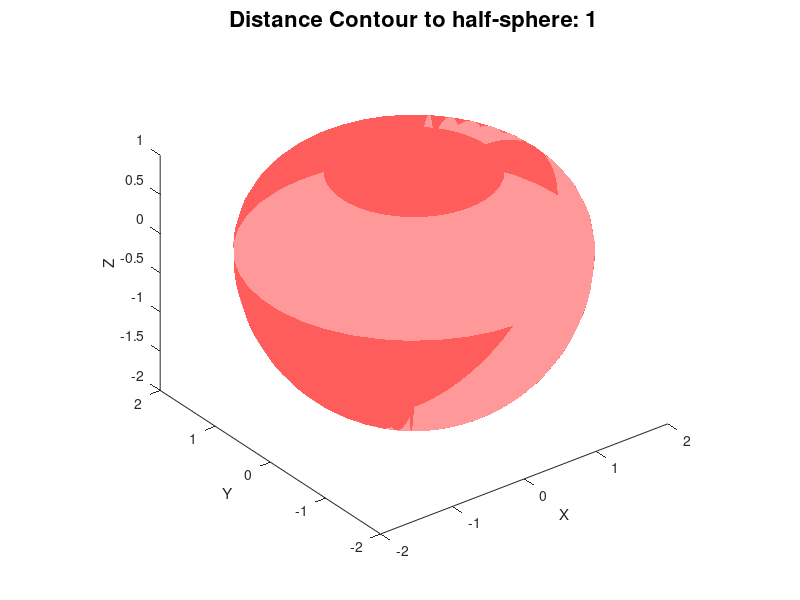

The MATLAB script that drew this image:
%quarter-torus
R = 1;  %radius of half-sphere
r = 1; %inner radius of torus

Nth = 30;
Nphi = 40;

% phi = linspace(4*pi/2, 3*pi, Nphi);
phi = linspace(0, 2*pi, Nphi);  %perimiter
% theta = linspace(0, 2*pi, Nth); %azimuth
theta = linspace(0, pi/2, Nth);

[Phi, Theta] = meshgrid(phi, theta);

%
X_torus = (R+r.*cos(Theta)).*cos(Phi);
Y_torus = (R+r.*cos(Theta)).*sin(Phi);
Z_torus = r.*sin(Theta);

X_sphere = (R+r)*cos(Theta).*cos(Phi);
Y_sphere = (R+r)*cos(Theta).*sin(Phi);
Z_sphere = -(R+r)*sin(Theta);

rscale = R/(R+r);
circ = R*[cos(phi); sin(phi)];
z_circ = r * ones(size(phi));
% [X_torus, Y_torus, Z_torus] = pol2cart(Theta, Phi, Z_top);

figure(1)
clf

hold on
falpha = 0.4;
%distance contour
surf(X_torus, Y_torus, Z_torus, 'FaceColor', 'r', 'FaceAlpha', falpha, 'edgecolor', 'none');
surf(X_sphere, Y_sphere, Z_sphere, 'FaceColor', 'r', 'FaceAlpha', falpha, 'edgecolor', 'none');
%

patch('XData', circ(1,:), 'YData', circ(2, :), 'ZData', z_circ, 'FaceColor', 'r', 'FaceAlpha', falpha, 'edgecolor', 'none');


%unsafe set
surf(rscale*X_sphere, rscale*Y_sphere, rscale*Z_sphere, 'FaceColor', 'r');
patch(circ(1,:), circ(2, :), zeros(size(phi)), 'FaceColor', 'r');
%unsafe set
% surf(X_sphere, Y_sphere, Z_sphere, 'FaceColor', 'r', 'FaceAlpha', falpha);
% patch(circ(1,:), circ(2, :), (R)*ones(size(phi)), 'FaceColor', 'r', 'FaceAlpha', falpha);

view(3);

daspect([1 1 1]) % preserves the shape of torus
% colormap('jet') % change color appearance 
title(['Distance Contour to half-sphere: ', num2str(r)], 'FontSize', 16)
xlabel('X');ylabel('Y');zlabel('Z');

